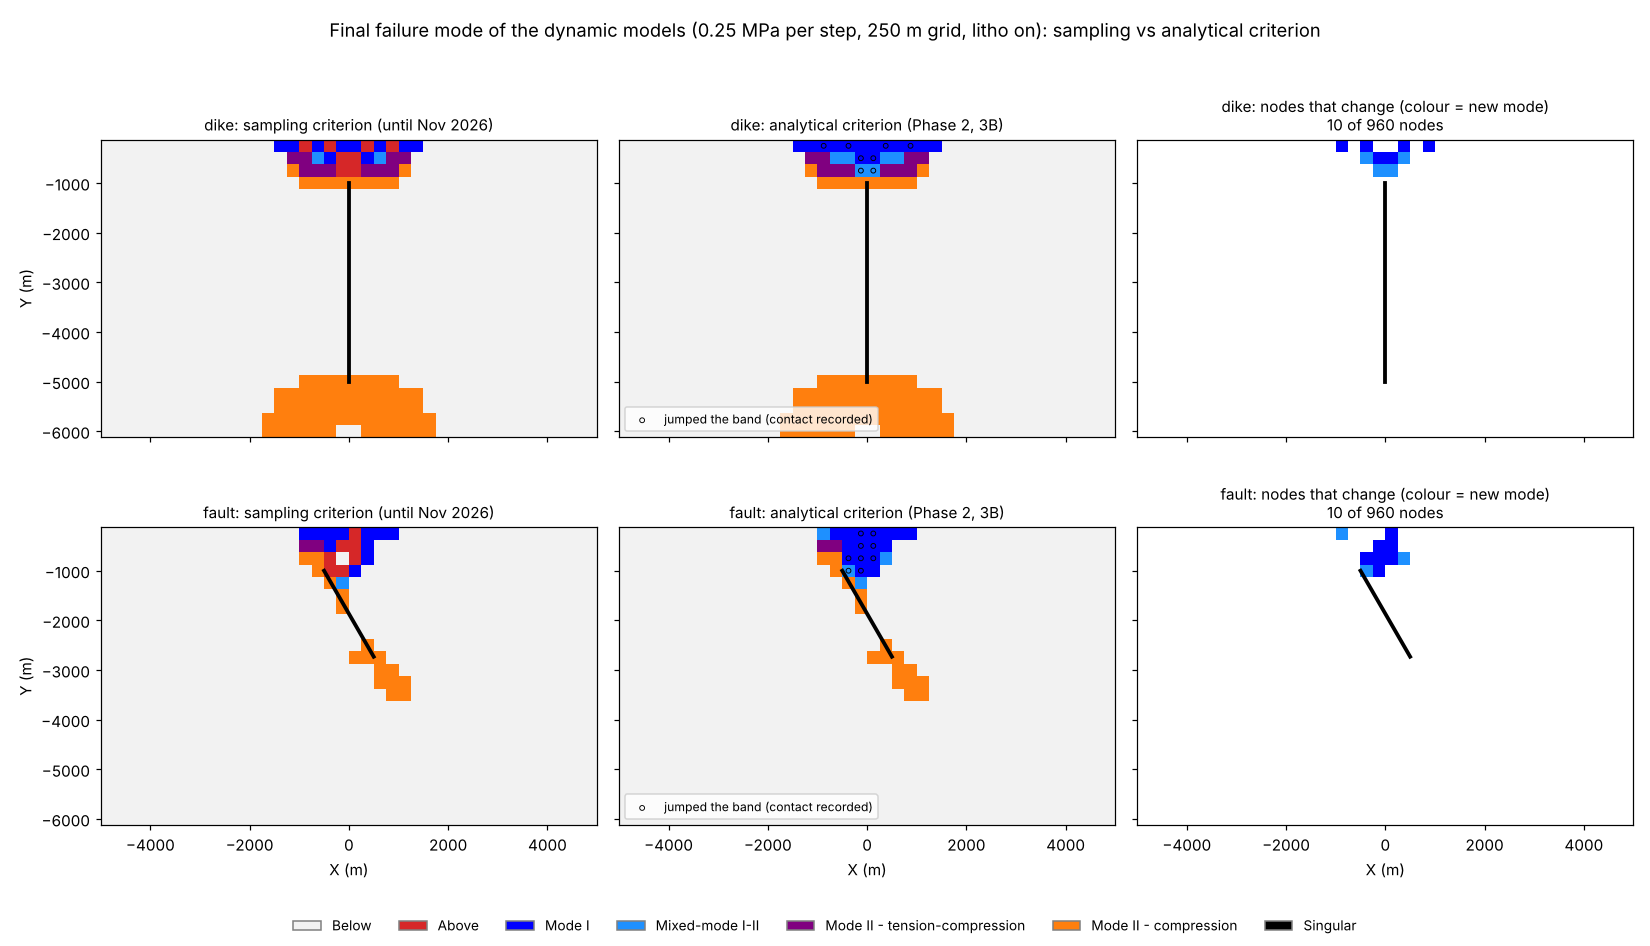

Generate this figure with Python:
"""
Comparison of the final failure maps of two dynamic models (vertical dike, opening
only; 60-degree fault, pure shear) computed with the sampling criterion used until
Nov 2026 (commit 4adce9e) and with the analytical criterion (current code).
See docs/failure_criterion.md, Section 6.

    python docs/figures/failure_criterion_comparison.py   # ~2 min; writes the PNG next to it

The old code is checked out in a temporary git worktree; each model runs in its own
process with the DiES modules of one version. Prints the nodes that change, the
first-failure steps and the run times.
"""

import collections
import os
import subprocess
import sys
import tempfile

import numpy as np

HERE = os.path.dirname(os.path.abspath(__file__))
ROOT = os.path.dirname(os.path.dirname(HERE))
OLD_COMMIT = '4adce9e'

MODEL_INPUTS = [30e9, 0.25, 2900, 0.57, -1.5e6]
FAULT_LOWER_Y = -1000 - 1000*np.tan(np.radians(60))
# name: (crack_inputs, dx, dy, dz, number of steps of 0.25 MPa)
CASES = {'dike': ([2, 0, -1000, 0, -5000], 0, 0, 0, 32),
         'fault': ([0, -500, -1000, 500, FAULT_LOWER_Y], 0, 15e6, 0, 60)}
TIPS = {'dike': ((0, -1000), (0, -5000)), 'fault': ((-500, -1000), (500, FAULT_LOWER_Y))}


def compute(code_root, out):
    """Runs the dynamic models with the DiES modules of code_root and saves the maps (child process)."""
    import time
    import warnings
    warnings.filterwarnings('ignore')
    sys.path.insert(0, os.path.abspath(code_root))
    from Modeling_functions import compute_dynamic_model
    data = {}
    for case, (ci, dx, dy, dz, n) in CASES.items():
        t = time.perf_counter()
        dyn = compute_dynamic_model(ci, MODEL_INPUTS, dx, dy, dz, 0, 0, 3.71, True, [i/n for i in range(1, n + 1)],
                                    [-5000, 5000], [-6000, -10], [250, 250])
        data[case + '__seconds'] = np.asarray(time.perf_counter() - t)
        data[case + '__final_mode'] = np.asarray(dyn.final_mode()).astype(str)
        data[case + '__failure_step'] = dyn.failure_step()
        last = dyn[-1]
        # failure_jumped exists only with the analytical criterion
        data[case + '__jumped'] = last['failure_jumped'] if 'failure_jumped' in last else np.zeros(last.shape)
        data[case + '__x'], data[case + '__y'] = last.x, last.y
    np.savez(out, **data)


def run_both(tmp):
    """Computes the maps with the old commit (in a worktree) and with the current code."""
    worktree = os.path.join(tmp, 'old_code')
    subprocess.run(['git', '-C', ROOT, 'worktree', 'add', '--detach', worktree, OLD_COMMIT],
                   check=True, capture_output=True)
    try:
        for code_root, name in ((worktree, 'old.npz'), (ROOT, 'new.npz')):
            subprocess.run([sys.executable, os.path.abspath(__file__), '--compute', code_root,
                            os.path.join(tmp, name)], check=True, cwd=tmp)
    finally:
        subprocess.run(['git', '-C', ROOT, 'worktree', 'remove', '--force', worktree], capture_output=True)
    return np.load(os.path.join(tmp, 'old.npz')), np.load(os.path.join(tmp, 'new.npz'))


def draw(old, new):
    """Maps of the final failure mode, old and new, and of the nodes that change."""
    import matplotlib
    matplotlib.use('Agg')
    import matplotlib.pyplot as plt
    from matplotlib.colors import ListedColormap, BoundaryNorm

    modes = ['Below', 'Above', 'Mode I', 'Mixed-mode I-II', 'Mode II - tension-compression',
             'Mode II - compression', 'Singular']
    colors = ['#f2f2f2', '#d62728', 'blue', 'dodgerblue', 'purple', '#ff7f0e', 'black']
    cmap = ListedColormap(colors)
    norm = BoundaryNorm(np.arange(len(modes) + 1) - 0.5, len(modes))
    code = np.vectorize(modes.index)

    fig, axes = plt.subplots(2, 3, figsize=(15, 8.6), sharex=True, sharey=True)
    for row, case in enumerate(CASES):
        x, y = new[case + '__x'], new[case + '__y']
        mo, mn = old[case + '__final_mode'], new[case + '__final_mode']
        jumped = new[case + '__jumped'] > 0
        changed = mo != mn
        panels = ((mo, 'sampling criterion (until Nov 2026)'), (mn, 'analytical criterion (Phase 2, 3B)'))
        for col, (m, title) in enumerate(panels):
            axes[row, col].pcolormesh(x, y, code(m), cmap=cmap, norm=norm, shading='auto')
            axes[row, col].set_title(case + ': ' + title, fontsize=10)
        if jumped.any():
            axes[row, 1].scatter(x[jumped], y[jumped], s=10, facecolor='none', edgecolor='k', lw=0.6,
                                 label='jumped the band (contact recorded)')
            axes[row, 1].legend(loc='lower left', fontsize=8)
        axes[row, 2].pcolormesh(x, y, np.where(changed, code(mn), np.nan), cmap=cmap, norm=norm, shading='auto')
        axes[row, 2].set_title(case + ': nodes that change (colour = new mode)\n%d of %d nodes'
                               % (changed.sum(), changed.size), fontsize=10)
        for ax in axes[row]:
            (x0, y0), (x1, y1) = TIPS[case]
            ax.plot((x0, x1), (y0, y1), c='k', lw=2.5)
            ax.set_aspect('equal')

        # Text summary: transitions, first-failure steps and run times
        print(case + ': %d of %d nodes change, %d jumped the band' % (changed.sum(), changed.size, jumped.sum()))
        for (a, b), n in collections.Counter(zip(mo[changed], mn[changed])).most_common():
            print('   %4d  %-30s -> %s' % (n, a, b))
        fo, fn = old[case + '__failure_step'], new[case + '__failure_step']
        both = (fo > 0) & (fn > 0)
        diff = np.abs(fo[both] - fn[both])
        print('   first-failure step (nodes failed with both): same %d, 1 step apart %d, more %d'
              % ((diff == 0).sum(), (diff == 1).sum(), (diff > 1).sum()))
        print('   run time: %.1f s -> %.1f s' % (old[case + '__seconds'], new[case + '__seconds']))

    for ax in axes[:, 0]:
        ax.set_ylabel('Y (m)')
    for ax in axes[1]:
        ax.set_xlabel('X (m)')
    handles = [plt.Rectangle((0, 0), 1, 1, fc=c, ec='0.5') for c in colors]
    fig.legend(handles, modes, loc='lower center', ncol=7, fontsize=9, frameon=False)
    fig.suptitle('Final failure mode of the dynamic models (0.25 MPa per step, 250 m grid, litho on): '
                 'sampling vs analytical criterion', fontsize=12)
    fig.tight_layout(rect=(0, 0.04, 1, 0.98))
    fig.savefig(os.path.join(HERE, 'failure_criterion_comparison.png'), dpi=110)


if __name__ == '__main__':
    if len(sys.argv) == 4 and sys.argv[1] == '--compute':
        compute(sys.argv[2], sys.argv[3])
    else:
        with tempfile.TemporaryDirectory() as tmp:
            draw(*run_both(tmp))
